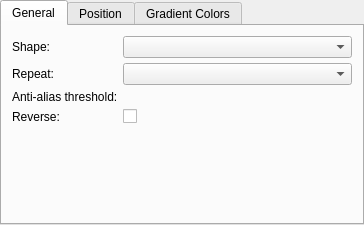
<?xml version="1.0" encoding="UTF-8"?>
<ui version="4.0">
 <class>GradientGeneratorConfigWidget</class>
 <widget class="QWidget" name="GradientGeneratorConfigWidget">
  <property name="geometry">
   <rect>
    <x>0</x>
    <y>0</y>
    <width>364</width>
    <height>225</height>
   </rect>
  </property>
  <property name="minimumSize">
   <size>
    <width>0</width>
    <height>175</height>
   </size>
  </property>
  <layout class="QVBoxLayout" name="verticalLayout">
   <property name="spacing">
    <number>0</number>
   </property>
   <property name="leftMargin">
    <number>0</number>
   </property>
   <property name="topMargin">
    <number>0</number>
   </property>
   <property name="rightMargin">
    <number>0</number>
   </property>
   <property name="bottomMargin">
    <number>0</number>
   </property>
   <item>
    <widget class="QTabWidget" name="tabWidget">
     <property name="currentIndex">
      <number>0</number>
     </property>
     <property name="usesScrollButtons">
      <bool>false</bool>
     </property>
     <widget class="QWidget" name="tabGeneral">
      <attribute name="title">
       <string>General</string>
      </attribute>
      <layout class="QVBoxLayout" name="verticalLayout_8" stretch="0,1">
       <property name="spacing">
        <number>0</number>
       </property>
       <property name="leftMargin">
        <number>10</number>
       </property>
       <property name="topMargin">
        <number>10</number>
       </property>
       <property name="rightMargin">
        <number>10</number>
       </property>
       <property name="bottomMargin">
        <number>10</number>
       </property>
       <item>
        <layout class="QFormLayout" name="formLayout">
         <property name="fieldGrowthPolicy">
          <enum>QFormLayout::AllNonFixedFieldsGrow</enum>
         </property>
         <property name="horizontalSpacing">
          <number>5</number>
         </property>
         <property name="verticalSpacing">
          <number>5</number>
         </property>
         <item row="0" column="0">
          <widget class="QLabel" name="labeShape">
           <property name="text">
            <string>Shape:</string>
           </property>
          </widget>
         </item>
         <item row="0" column="1">
          <widget class="QComboBox" name="comboBoxShape"/>
         </item>
         <item row="1" column="0">
          <widget class="QLabel" name="labelRepeat">
           <property name="text">
            <string>Repeat:</string>
           </property>
          </widget>
         </item>
         <item row="1" column="1">
          <widget class="QComboBox" name="comboBoxRepeat"/>
         </item>
         <item row="2" column="0">
          <widget class="QLabel" name="labelAntiAliasThreshold">
           <property name="text">
            <string>Anti-alias threshold:</string>
           </property>
          </widget>
         </item>
         <item row="2" column="1">
          <widget class="KisDoubleSliderSpinBox" name="sliderAntiAliasThreshold" native="true">
           <property name="focusPolicy">
            <enum>Qt::WheelFocus</enum>
           </property>
          </widget>
         </item>
         <item row="3" column="0">
          <widget class="QLabel" name="labelReverse">
           <property name="text">
            <string>Reverse:</string>
           </property>
          </widget>
         </item>
         <item row="3" column="1">
          <widget class="QCheckBox" name="checkBoxReverse">
           <property name="text">
            <string/>
           </property>
          </widget>
         </item>
        </layout>
       </item>
       <item>
        <spacer name="verticalSpacer">
         <property name="orientation">
          <enum>Qt::Vertical</enum>
         </property>
         <property name="sizeHint" stdset="0">
          <size>
           <width>0</width>
           <height>0</height>
          </size>
         </property>
        </spacer>
       </item>
      </layout>
     </widget>
     <widget class="QWidget" name="tabPosition">
      <attribute name="title">
       <string>Position</string>
      </attribute>
      <layout class="QVBoxLayout" name="verticalLayout_9" stretch="0,1">
       <property name="spacing">
        <number>0</number>
       </property>
       <property name="leftMargin">
        <number>10</number>
       </property>
       <property name="topMargin">
        <number>10</number>
       </property>
       <property name="rightMargin">
        <number>10</number>
       </property>
       <property name="bottomMargin">
        <number>10</number>
       </property>
       <item>
        <layout class="QFormLayout" name="formLayout_2">
         <property name="fieldGrowthPolicy">
          <enum>QFormLayout::AllNonFixedFieldsGrow</enum>
         </property>
         <property name="horizontalSpacing">
          <number>5</number>
         </property>
         <property name="verticalSpacing">
          <number>10</number>
         </property>
         <item row="0" column="0">
          <widget class="QLabel" name="labelStartPosition">
           <property name="text">
            <string>Start:</string>
           </property>
          </widget>
         </item>
         <item row="0" column="1">
          <layout class="QGridLayout" name="gridLayout" rowstretch="0,0" columnstretch="0,0,1">
           <property name="spacing">
            <number>5</number>
           </property>
           <item row="0" column="2">
            <widget class="QComboBox" name="comboBoxStartPositionXUnits"/>
           </item>
           <item row="1" column="2">
            <widget class="QComboBox" name="comboBoxStartPositionYUnits"/>
           </item>
           <item row="0" column="1">
            <widget class="QDoubleSpinBox" name="spinBoxStartPositionX">
             <property name="alignment">
              <set>Qt::AlignRight|Qt::AlignTrailing|Qt::AlignVCenter</set>
             </property>
             <property name="minimum">
              <double>-50000.000000000000000</double>
             </property>
             <property name="maximum">
              <double>50000.000000000000000</double>
             </property>
             <property name="value">
              <double>0.000000000000000</double>
             </property>
            </widget>
           </item>
           <item row="1" column="1">
            <widget class="QDoubleSpinBox" name="spinBoxStartPositionY">
             <property name="alignment">
              <set>Qt::AlignRight|Qt::AlignTrailing|Qt::AlignVCenter</set>
             </property>
             <property name="minimum">
              <double>-50000.000000000000000</double>
             </property>
             <property name="maximum">
              <double>50000.000000000000000</double>
             </property>
             <property name="value">
              <double>50.000000000000000</double>
             </property>
            </widget>
           </item>
           <item row="0" column="0">
            <widget class="QLabel" name="label">
             <property name="text">
              <string>X:</string>
             </property>
             <property name="alignment">
              <set>Qt::AlignRight|Qt::AlignTrailing|Qt::AlignVCenter</set>
             </property>
            </widget>
           </item>
           <item row="1" column="0">
            <widget class="QLabel" name="label_2">
             <property name="text">
              <string>Y:</string>
             </property>
             <property name="alignment">
              <set>Qt::AlignRight|Qt::AlignTrailing|Qt::AlignVCenter</set>
             </property>
            </widget>
           </item>
          </layout>
         </item>
         <item row="1" column="0">
          <widget class="QLabel" name="labelEndPosition">
           <property name="text">
            <string>End:</string>
           </property>
          </widget>
         </item>
         <item row="1" column="1">
          <layout class="QVBoxLayout" name="verticalLayout_2">
           <property name="spacing">
            <number>5</number>
           </property>
           <item>
            <layout class="QHBoxLayout" name="horizontalLayout" stretch="0,1">
             <property name="spacing">
              <number>0</number>
             </property>
             <item>
              <layout class="QHBoxLayout" name="horizontalLayout_2">
               <property name="spacing">
                <number>5</number>
               </property>
               <item>
                <widget class="QRadioButton" name="radioButtonEndPositionCartesianCoordinates">
                 <property name="text">
                  <string>Cartesian Coordinates</string>
                 </property>
                 <property name="checked">
                  <bool>true</bool>
                 </property>
                 <attribute name="buttonGroup">
                  <string notr="true">buttonGroupEndPositionCoordinates</string>
                 </attribute>
                </widget>
               </item>
               <item>
                <widget class="QRadioButton" name="radioButtonEndPositionPolarCoordinates">
                 <property name="text">
                  <string>Polar Coordinates</string>
                 </property>
                 <property name="checked">
                  <bool>false</bool>
                 </property>
                 <attribute name="buttonGroup">
                  <string notr="true">buttonGroupEndPositionCoordinates</string>
                 </attribute>
                </widget>
               </item>
              </layout>
             </item>
             <item>
              <spacer name="horizontalSpacer">
               <property name="orientation">
                <enum>Qt::Horizontal</enum>
               </property>
               <property name="sizeHint" stdset="0">
                <size>
                 <width>40</width>
                 <height>20</height>
                </size>
               </property>
              </spacer>
             </item>
            </layout>
           </item>
           <item>
            <widget class="QStackedWidget" name="stackedWidgetEndPosition">
             <property name="currentIndex">
              <number>0</number>
             </property>
             <widget class="QWidget" name="stackedWidgetPageEndPositionCartesian">
              <layout class="QGridLayout" name="gridLayout_3" columnstretch="0,0,1,1">
               <property name="leftMargin">
                <number>0</number>
               </property>
               <property name="topMargin">
                <number>0</number>
               </property>
               <property name="rightMargin">
                <number>0</number>
               </property>
               <property name="bottomMargin">
                <number>0</number>
               </property>
               <property name="spacing">
                <number>5</number>
               </property>
               <item row="0" column="1">
                <widget class="QDoubleSpinBox" name="spinBoxEndPositionX">
                 <property name="alignment">
                  <set>Qt::AlignRight|Qt::AlignTrailing|Qt::AlignVCenter</set>
                 </property>
                 <property name="minimum">
                  <double>-50000.000000000000000</double>
                 </property>
                 <property name="maximum">
                  <double>50000.000000000000000</double>
                 </property>
                 <property name="value">
                  <double>100.000000000000000</double>
                 </property>
                </widget>
               </item>
               <item row="0" column="2">
                <widget class="QComboBox" name="comboBoxEndPositionXUnits"/>
               </item>
               <item row="1" column="3">
                <widget class="QComboBox" name="comboBoxEndPositionYPositioning"/>
               </item>
               <item row="0" column="3">
                <widget class="QComboBox" name="comboBoxEndPositionXPositioning"/>
               </item>
               <item row="1" column="2">
                <widget class="QComboBox" name="comboBoxEndPositionYUnits"/>
               </item>
               <item row="1" column="1">
                <widget class="QDoubleSpinBox" name="spinBoxEndPositionY">
                 <property name="alignment">
                  <set>Qt::AlignRight|Qt::AlignTrailing|Qt::AlignVCenter</set>
                 </property>
                 <property name="minimum">
                  <double>-50000.000000000000000</double>
                 </property>
                 <property name="maximum">
                  <double>50000.000000000000000</double>
                 </property>
                 <property name="value">
                  <double>50.000000000000000</double>
                 </property>
                </widget>
               </item>
               <item row="0" column="0">
                <widget class="QLabel" name="label_3">
                 <property name="text">
                  <string>X:</string>
                 </property>
                 <property name="alignment">
                  <set>Qt::AlignRight|Qt::AlignTrailing|Qt::AlignVCenter</set>
                 </property>
                </widget>
               </item>
               <item row="1" column="0">
                <widget class="QLabel" name="label_4">
                 <property name="text">
                  <string>Y:</string>
                 </property>
                 <property name="alignment">
                  <set>Qt::AlignRight|Qt::AlignTrailing|Qt::AlignVCenter</set>
                 </property>
                </widget>
               </item>
              </layout>
             </widget>
             <widget class="QWidget" name="stackedWidgetPageEndPositionPolar">
              <layout class="QVBoxLayout" name="verticalLayout_3">
               <property name="spacing">
                <number>5</number>
               </property>
               <property name="leftMargin">
                <number>0</number>
               </property>
               <property name="topMargin">
                <number>0</number>
               </property>
               <property name="rightMargin">
                <number>0</number>
               </property>
               <property name="bottomMargin">
                <number>0</number>
               </property>
               <item>
                <widget class="KisDoubleSliderSpinBox" name="sliderEndPositionAngle" native="true"/>
               </item>
               <item>
                <layout class="QHBoxLayout" name="horizontalLayout_3" stretch="0,0,1">
                 <property name="spacing">
                  <number>5</number>
                 </property>
                 <item>
                  <widget class="QLabel" name="label_5">
                   <property name="text">
                    <string>Distance:</string>
                   </property>
                   <property name="alignment">
                    <set>Qt::AlignRight|Qt::AlignTrailing|Qt::AlignVCenter</set>
                   </property>
                  </widget>
                 </item>
                 <item>
                  <widget class="QDoubleSpinBox" name="spinBoxEndPositionDistance">
                   <property name="alignment">
                    <set>Qt::AlignRight|Qt::AlignTrailing|Qt::AlignVCenter</set>
                   </property>
                   <property name="minimum">
                    <double>-50000.000000000000000</double>
                   </property>
                   <property name="maximum">
                    <double>50000.000000000000000</double>
                   </property>
                   <property name="value">
                    <double>100.000000000000000</double>
                   </property>
                  </widget>
                 </item>
                 <item>
                  <widget class="QComboBox" name="comboBoxEndPositionDistanceUnits"/>
                 </item>
                </layout>
               </item>
              </layout>
             </widget>
            </widget>
           </item>
          </layout>
         </item>
        </layout>
       </item>
       <item>
        <spacer name="verticalSpacer_2">
         <property name="orientation">
          <enum>Qt::Vertical</enum>
         </property>
         <property name="sizeHint" stdset="0">
          <size>
           <width>0</width>
           <height>0</height>
          </size>
         </property>
        </spacer>
       </item>
      </layout>
     </widget>
     <widget class="QWidget" name="tabGradientColors">
      <attribute name="title">
       <string>Gradient Colors</string>
      </attribute>
      <layout class="QVBoxLayout" name="verticalLayout_4" stretch="0,0">
       <property name="spacing">
        <number>0</number>
       </property>
       <property name="leftMargin">
        <number>10</number>
       </property>
       <property name="topMargin">
        <number>10</number>
       </property>
       <property name="rightMargin">
        <number>10</number>
       </property>
       <property name="bottomMargin">
        <number>10</number>
       </property>
       <item>
        <layout class="QHBoxLayout" name="horizontalLayout_4">
         <property name="spacing">
          <number>0</number>
         </property>
         <property name="topMargin">
          <number>0</number>
         </property>
         <item>
          <spacer name="horizontalSpacer_3">
           <property name="orientation">
            <enum>Qt::Horizontal</enum>
           </property>
           <property name="sizeHint" stdset="0">
            <size>
             <width>0</width>
             <height>0</height>
            </size>
           </property>
          </spacer>
         </item>
         <item>
          <widget class="KisGradientChooser" name="widgetGradientChooser" native="true"/>
         </item>
         <item>
          <spacer name="horizontalSpacer_2">
           <property name="orientation">
            <enum>Qt::Horizontal</enum>
           </property>
           <property name="sizeHint" stdset="0">
            <size>
             <width>0</width>
             <height>0</height>
            </size>
           </property>
          </spacer>
         </item>
        </layout>
       </item>
       <item>
        <spacer name="verticalSpacer_3">
         <property name="orientation">
          <enum>Qt::Vertical</enum>
         </property>
         <property name="sizeHint" stdset="0">
          <size>
           <width>0</width>
           <height>0</height>
          </size>
         </property>
        </spacer>
       </item>
      </layout>
     </widget>
    </widget>
   </item>
  </layout>
 </widget>
 <customwidgets>
  <customwidget>
   <class>KisDoubleSliderSpinBox</class>
   <extends>QWidget</extends>
   <header location="global">kis_slider_spin_box.h</header>
   <container>1</container>
  </customwidget>
  <customwidget>
   <class>KisGradientChooser</class>
   <extends>QWidget</extends>
   <header location="global">kis_gradient_chooser.h</header>
   <container>1</container>
  </customwidget>
 </customwidgets>
 <tabstops>
  <tabstop>tabWidget</tabstop>
  <tabstop>comboBoxShape</tabstop>
  <tabstop>comboBoxRepeat</tabstop>
  <tabstop>sliderAntiAliasThreshold</tabstop>
  <tabstop>checkBoxReverse</tabstop>
  <tabstop>spinBoxStartPositionX</tabstop>
  <tabstop>comboBoxStartPositionXUnits</tabstop>
  <tabstop>spinBoxStartPositionY</tabstop>
  <tabstop>comboBoxStartPositionYUnits</tabstop>
  <tabstop>radioButtonEndPositionCartesianCoordinates</tabstop>
  <tabstop>radioButtonEndPositionPolarCoordinates</tabstop>
  <tabstop>spinBoxEndPositionX</tabstop>
  <tabstop>comboBoxEndPositionXUnits</tabstop>
  <tabstop>comboBoxEndPositionXPositioning</tabstop>
  <tabstop>spinBoxEndPositionY</tabstop>
  <tabstop>comboBoxEndPositionYUnits</tabstop>
  <tabstop>comboBoxEndPositionYPositioning</tabstop>
  <tabstop>spinBoxEndPositionDistance</tabstop>
  <tabstop>comboBoxEndPositionDistanceUnits</tabstop>
 </tabstops>
 <resources/>
 <connections/>
 <buttongroups>
  <buttongroup name="buttonGroupEndPositionCoordinates"/>
 </buttongroups>
</ui>
